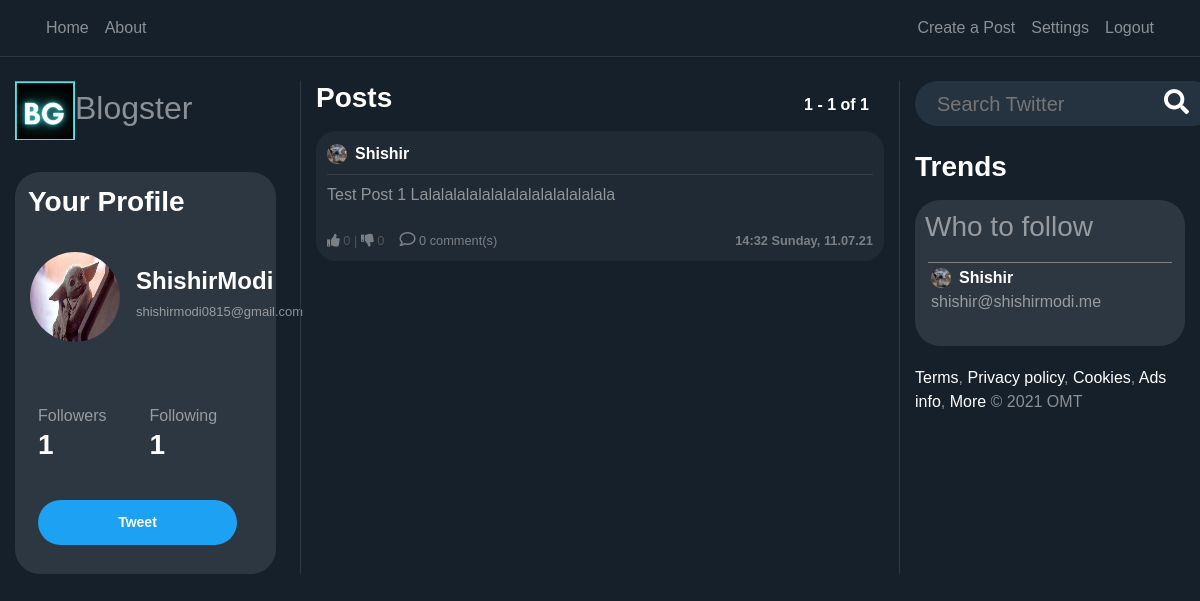
The app's page / (signed in) with its own data.
### users/models.py (models this page shows, shortened)
class Profile(models.Model):
    user = models.OneToOneField(User, on_delete=models.CASCADE)
    image = models.ImageField(default='default.png', upload_to='profile_pics')
    @property
    def followers(self):
        return Follow.objects.filter(follow_user=self.user).count()
    @property
    def following(self):
        return Follow.objects.filter(user=self.user).count()

### blog/models.py (models this page shows, shortened)
class Post(models.Model):
    content = models.TextField(max_length=1000)
    date_posted = models.DateTimeField(default=timezone.now)
    author = models.ForeignKey(User, on_delete=models.CASCADE)
    likes= models.IntegerField(default=0)
    dislikes= models.IntegerField(default=0)
    @property
    def number_of_comments(self):
        return Comment.objects.filter(post_connected=self).count()

### blog/views.py (the view)
# urls.py: path('', PostListView.as_view(), name='blog-home'),
class PostListView(LoginRequiredMixin, ListView):
    model = Post
    template_name = 'blog/home.html'
    context_object_name = 'posts'
    ordering = ['-date_posted']
    paginate_by = PAGINATION_COUNT
    def get_context_data(self, **kwargs):
        data = super().get_context_data(**kwargs)
        all_users = []
        data_counter = Post.objects.values('author')\
            .annotate(author_count=Count('author'))\
            .order_by('-author_count')[:6]
        for aux in data_counter:
            all_users.append(User.objects.filter(pk=aux['author']).first())
        data['preference'] = Preference.objects.all()
        data['all_users'] = all_users
        print(all_users, file=sys.stderr)
        return data
    def get_queryset(self):
        user = self.request.user
        qs = Follow.objects.filter(user=user)
        follows = [user]
        for obj in qs:
            follows.append(obj.follow_user)
        return Post.objects.filter(author__in=follows).order_by('-date_posted')

### blog/templates/blog/home.html (shortened to what this page needs)
{% extends "blog/base.html" %}
{% load static %}
{% block content %}
    <div class="row">
        <div class="col-12 col-md-3 pr-4 dont-move">
            <a href="/"> <h2><img class="img-fluid" width="60" src="{% static 'blog/logo.png' %}">Blogster</h2></a><br>
            <div class="profile-section">
            <h3 class="white-important p-2">
                Your Profile
            </h3>
            <article class="media content-section" style="height: 140px; width: 100%">
                {%  if user_profile != None %}
                    <div class="mt-2 d-flex full-width align-items-center">
                        <img
                           class="rounded-circle mr-3 img-fluid"
                           style="width: 90px; height: 90px;"
                           src="{{ user_profile.profile.image.url }}">
                        <div>
                            <h4 style="text-align: left"
                                    class="white-important">
                                {{ user_profile.username }}
                            </h4>
                            <h6 style="text-align: left"
                                    class="email-profile">
                                {{ user.email }}
                            </h6>
                        </div>
                    </div>
                {%  else %}
                    <div class="mt-2 d-flex full-width align-items-center">
                        <img
                           class="rounded-circle mr-3"
                           style="width: 90px; height: 90px;"
                           src="{{ user.profile.image.url }}">
                        <div>
                            <h4 style="text-align: left"
                                    class="white-important">
                                {{ user.username }}
                            </h4>
                            <h6 style="text-align: left"
                                    class="email-profile">
                                {{ user.email }}
                            </h6>
                        </div>
                    </div>
                {%  endif %}
            </article>
            <article class="media content-section">
                <div class="row full-width pl-2">
                    <div class="col-6">
                            Followers
                    </div>
                    <div class="col-6">
                            Following
                    </div>
                    {%  if user_profile != None %}
                        <div class="col-6">
                            <h3 class="white-important follow-click">
                                <a href="{% url 'user-followers' user_profile.username %}">
                                    {{ user_profile.profile.followers }}
                                </a>
                            </h3>
                        </div>
                         <div class="col-6">
                            <a href="{% url 'user-follows' user_profile.username %}">
                                <h3 class="white-important follow-click">
                                    {{ user_profile.profile.following }}
                                </h3>
                            </a>
                        </div>
                    {% else %}
                        <div class="col-6">
                            <a href="{% url 'user-followers' user.username %}">
                                <h3 class="white-important follow-click">
                                    {{ user.profile.followers }}
                                </h3>
                            </a>
                        </div>
                        <a href="{% url 'user-follows' user.username %}">
                            <div class="col-6">
                                <h3 class="white-important follow-click">
                                    {{ user.profile.following }}
                                </h3>
                            </div>
                        </a>
                    {%  endif %}
                </div>
            </article>
            <div class="d-flex">
                {% if user_profile is None %}
                <div style="margin-left: auto; margin-right:auto">
                    <a class="btn btn-sm btn-outline-primary mb-4 mr-3 " href="{% url 'post-create' %}">
                        Tweet
                    </a>
                </div>
                {% endif %}
            </div>
            </div>
        </div>
        <div class="col-12 col-md-6 scrollable" >
            <div class="full-width row">
                <div class="col-6">
                    <h3 class="white-important mb-3">
                        Posts
                    </h3>
                </div>
                 <div class="col-6 no-padding">
                    <h6
                            style="position: absolute; bottom: 0; right: 0"
                            class="white-important mb-3">
                        {{ page_obj.start_index }} - {{ page_obj.end_index }} of
                        {{ paginator.count }}
                    </h6>
                </div>
            </div>
            {% for post in posts %}
                <article class="media content-section hovered-tweet">
                <div style="width: 100%; word-break: break-all;">
                    <div class="pb-2 row m-0" style="width: 100%; margin-right: 0 !important;">
                       <div
                               style="padding-left: 0px !important;"
                               class="col-8 no-padding d-flex align-items-center">
                           <img
                               class="rounded-circle mr-2"
                               style="width: 20px; height: 20px;"
                               src="{{ post.author.profile.image.url }}">
                           <a class="mr-2 white-important" href="{% url 'user-posts' post.author %}">
                               {{ post.author }}
                           </a>
                       </div>
                       <div class="col-4 d-flex flex-row-reverse no-padding align-items-center"
                            style="padding-right: 0 !important;">
                       </div>
                   </div>
                    <div
                            class="mb-2"
                            style="width: 100%; height: 1px; background-color: rgba(255, 255, 255, 0.1)"></div>
                    <a
                            style="color: rgba(255, 255, 255, 0.5) !important;"
                            href="{% url 'post-detail' post.id %}">
                        <p class="mb-4">
                            {{ post.content }}
                        </p>
                    </a>
                        <div class="row">
                            <div class="col-6" style="display: flex;">
                                <small style="opacity: 0.4;">
                                    <a href="#" onClick="document.getElementById('likebutton').submit()"><i class="fas fa-thumbs-up"></i></a> {{post.likes}}   |   <a href="#" onClick="document.getElementById('dislikebutton').submit()"><i class="fas fa-thumbs-down"></i></a> {{post.dislikes}}
                                </small>
                                <small style="opacity: 0.4; margin-left:15px;">
                                    <a href="/post/{{post.id}}/">
                                        <i style=" font-size: 16px;" class="far fa-comment"></i> {{ post.number_of_comments }} comment(s)
                                    </a>
                                </small>
                            </div>
                            <div class="col-6">
                                <small
                                        style="opacity: 0.4;"
                                    class="white-important d-flex full-width flex-row-reverse">
                                    {{ post.date_posted | date:"H:i l, d.m.y" }}
                                </small>
                            </div>
                        </div>
                </div>
                </article>
            {% endfor %}
        </div>
        <div class="col-12 col-md-3 dont-move">
            <form action="{% url 'search' %}" method="post">{% csrf_token %}
                <div class="search-container">
                    <div class="search">
                    <input required name="search" type="text" id="zip-code-input" placeholder="Search Twitter">
                    <button type="submit" style="border:0; background: transparent;"><i class="fa fa-search"></i> </button> </a>
                </form>
              </div>
            </div>
            <h3 class="white-important mb-3 mt-4"> Trends </h3>
                {%  if user_profile is None %}
                <article class="t-section media content-section">
                    <div class="row ">
                        <div class="col-12">
                            <h3>Who to follow</h3>
                        </div>
                        <ul class="col-12 mt-2">
                            {% for user in all_users %}
                                <li>
                                    <div class="who-to-follow">
                                        <div
                                               style="padding-left: 0px !important;"
                                               class="col-8 no-padding d-flex align-items-center">
                                           <img
                                               class="rounded-circle mr-2"
                                               style="width: 20px; height: 20px;"
                                               src="{{ user.profile.image.url }}">
                                           <a class="mr-2 white-important" href="{% url 'user-posts' user.username %}">
                                               {{ user.username }}
                                           </a>
                                       </div>
                                        <p>{{ user.email }}</p>
                                    </div>
                                </li>
                            {% endfor %}
                        </ul>
                    </div>
                </article>
                {% endif %}
                <p><a href="https://www.youtube.com/watch?v=dQw4w9WgXcQ" target="_blank" rel="noopener noreferrer">Terms</a>,
<a href="https://www.youtube.com/watch?v=dQw4w9WgXcQ" target="_blank" rel="noopener noreferrer">Privacy policy</a>,
<a href="https://www.youtube.com/watch?v=dQw4w9WgXcQ" target="_blank" rel="noopener noreferrer">Cookies</a>,
<a href="https://www.youtube.com/watch?v=dQw4w9WgXcQ" target="_blank" rel="noopener noreferrer">Ads info</a>,
<a href="https://www.youtube.com/watch?v=dQw4w9WgXcQ" target="_blank" rel="noopener noreferrer">More</a>
© 2021 OMT</p>
        </div>
    </div>
{% endblock content %}

### blog/static/blog/main.css (style rules this page uses)
:root { --muted-color: rgba(255, 255, 255, 0.5); }
body { background: #15202b; color: var(--muted-color); margin-top: 5rem; }
h1, h2, h3, h4, h5, h6 { color: var(--muted-color); }
ul { margin: 0; }
.content-section { padding: 10px 10px; margin-bottom: 20px; }
.no-padding { padding: 0 !important; }
a { color: white; text-underline: none; text-decoration: none !important; }
article { border-radius: 4px; }
.white-important { color: white; font-weight: bold; }
.full-width { width: 100% }
.btn-outline-primary { border-color: white; color: white !important; padding: 12px 80px 12px 80px; font-weight: bold; background-color: #1da1f2; border:0; border-radius: 25px; }
ul { list-style: none !important; }
.hovered-tweet { background-color: #90909017; border-radius: 20px; }
.hovered-tweet { border: 1px solid transparent; }
.t-section { background-color: #2d3741; border-radius: 25px; }
.who-to-follow { border-top: 1px solid grey; padding: 3px; margin: 3px; }
.profile-section { background-color: #2d3741; padding: 5px; border-radius: 25px; }
.scrollable { overflow-y: auto; border-left: 1px solid #2d3741; border-right: 1px solid #2d3741; }
.email-profile { font-size: 13px; outline: hidden; }

### blog/static/blog/style.css (style rules this page uses)
body { font-family: Arial, Helvetica, sans-serif; height: 100vh; margin: 0; padding: 0; }
.search-container { width: 300px; height: 45px; background-color: #253341; border-radius: 30px; display: flex; }
.search-container input { width: 100%; font-size: 20px; background-color: transparent; border: 0; color: white; }
.search-container .search { flex-grow: 1; display: flex; align-items: center; padding-left: 20px; padding-right: 20px; }
.search i { font-size: 25px; color: white; }
.search i { cursor: pointer; }

### records on screen
Post: author.profile.image (picture), author "Shishir", content "Test Post 1 Lalalalalalalalalalalalalalalala", likes "0", dislikes "0", number_of_comments "0", date_posted "14:32 Sunday, 11.07.21"

### other values on screen
{{ user.username }} "ShishirModi"
{{ user.email }} "shishirmodi0815@gmail.com"
{{ user.profile.followers }} "1"
{{ user.profile.following }} "1"
{{ page_obj.start_index }} "1"
{{ page_obj.end_index }} "1"
{{ paginator.count }} "1"
{{ user.username }} "Shishir"
{{ user.email }} "shishir@shishirmodi.me"
